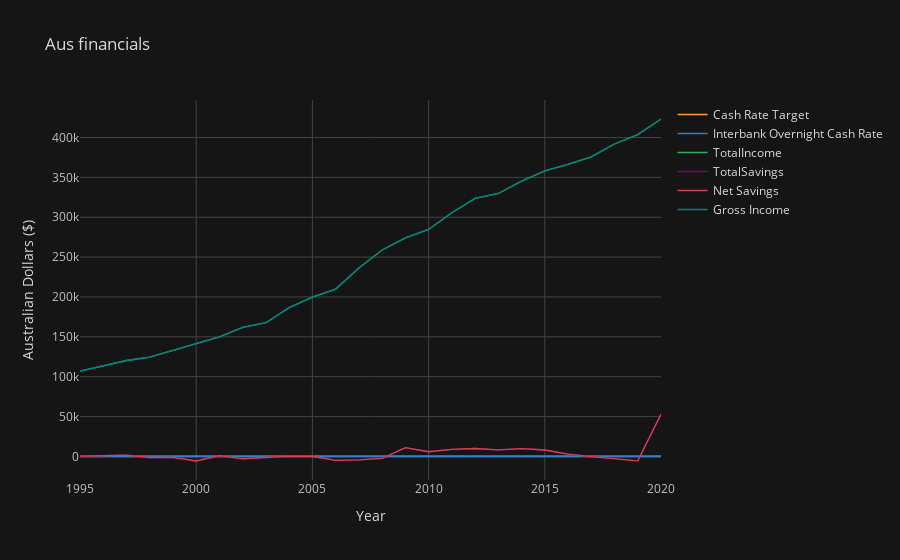
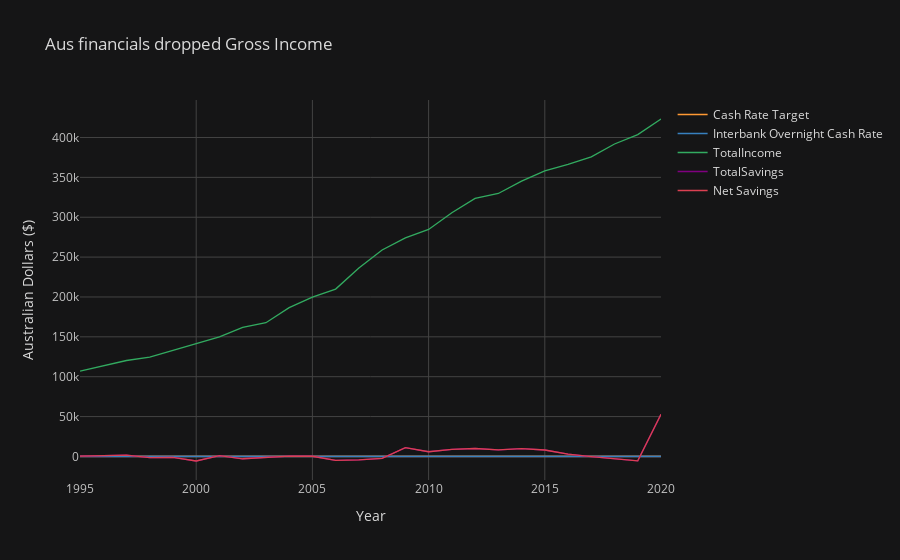

The cell these charts' notebook holds for them, in order:
### Code cell
aus_demographics_fig1 = aus_financials_renamed_df.iplot(kind='line',
                                                        title="Aus financials",
                                                        xTitle="Year",
                                                        yTitle='Australian Dollars ($)')        
             
aus_demographics_fig2 = aus_financials_renamed_d2.iplot(kind='line',
                                                        title="Aus financials dropped Gross Income",
                                                        xTitle="Year",
                                                        yTitle='Australian Dollars ($)')    

#Create the plot matrix:
fig = subplots.make_subplots(rows=2, cols=1)

#Add traces, use  'add_traces', or 'append_trace'.
fig.add_traces(aus_demographics_fig1)
fig.add_traces(aus_demographics_fig2)

fig['layout'].update(height=600,
                     width=600)

### Figure 1 — Plotly figure (JSON) as saved in the notebook; plotly's stock layout.template omitted (floating-point values rounded to 4 significant figures)
{"data": [{"line": {"color": "rgba(255, 153, 51, 1.0)", "dash": "solid", "shape": "linear", "width": 1.3}, "mode": "lines", "name": "Cash Rate Target", "text": "", "type": "scatter", "x": [1995, 1996, 1997, 1998, 1999, 2000, 2001, 2002, 2003, 2004, 2005, 2006, 2007, 2008, 2009, 2010, 2011, 2012, 2013, 2014, 2015, 2016, 2017, 2018, 2019, 2020], "y": [7.5, 7.5, 5.5, 5, 4.75, 6, 5, 4.72, 4.75, 5.25, 5.5, 5.75, 6.25, 7.25, 3, 4.5, 4.75, 3.54, 2.75, 2.5, 2, 1.75, 1.5, 1.5, 1.28, 0.25]}, {"line": {"color": "rgba(55, 128, 191, 1.0)", "dash": "solid", "shape": "linear", "width": 1.3}, "mode": "lines", "name": "Interbank Overnight Cash Rate", "text": "", "type": "scatter", "x": [1995, 1996, 1997, 1998, 1999, 2000, 2001, 2002, 2003, 2004, 2005, 2006, 2007, 2008, 2009, 2010, 2011, 2012, 2013, 2014, 2015, 2016, 2017, 2018, 2019, 2020], "y": [7.51, 7.51, 5.57, 5.07, 4.76, 6, 5, 4.72, 4.75, 5.25, 5.5, 5.75, 6.25, 7.25, 3, 4.5, 4.75, 3.54, 2.75, 2.5, 2, 1.75, 1.5, 1.5, 1.28, 0.14]}, {"line": {"color": "rgba(50, 171, 96, 1.0)", "dash": "solid", "shape": "linear", "width": 1.3}, "mode": "lines", "name": "TotalIncome", "text": "", "type": "scatter", "x": [1995, 1996, 1997, 1998, 1999, 2000, 2001, 2002, 2003, 2004, 2005, 2006, 2007, 2008, 2009, 2010, 2011, 2012, 2013, 2014, 2015, 2016, 2017, 2018, 2019, 2020], "y": [107093, 113630, 120328, 124565, 133049, 142293, 149872, 161805, 167707, 186565, 199764, 209901, 236285, 258882, 274175, 284655, 305615, 323556, 329757, 345353, 358180, 366224, 375693, 391879, 403575, 423192]}, {"line": {"color": "rgba(128, 0, 128, 1.0)", "dash": "solid", "shape": "linear", "width": 1.3}, "mode": "lines", "name": "TotalSavings", "text": "", "type": "scatter", "x": [1995, 1996, 1997, 1998, 1999, 2000, 2001, 2002, 2003, 2004, 2005, 2006, 2007, 2008, 2009, 2010, 2011, 2012, 2013, 2014, 2015, 2016, 2017, 2018, 2019, 2020], "y": [313, 853, 1617, -1596, -1208, -5708, 1041, -2906, -1506, 495, 258, -4984, -4302, -2338, 11132, 5909, 8816, 9941, 8209, 9833, 8099, 2787, -196, -2943, -5466, 52864]}, {"line": {"color": "rgba(219, 64, 82, 1.0)", "dash": "solid", "shape": "linear", "width": 1.3}, "mode": "lines", "name": "Net Savings", "text": "", "type": "scatter", "x": [1995, 1996, 1997, 1998, 1999, 2000, 2001, 2002, 2003, 2004, 2005, 2006, 2007, 2008, 2009, 2010, 2011, 2012, 2013, 2014, 2015, 2016, 2017, 2018, 2019, 2020], "y": [313, 853, 1617, -1596, -1208, -5708, 1041, -2906, -1506, 495, 258, -4984, -4302, -2338, 11132, 5909, 8816, 9941, 8209, 9833, 8099, 2787, -196, -2943, -5466, 52864]}, {"line": {"color": "rgba(0, 128, 128, 1.0)", "dash": "solid", "shape": "linear", "width": 1.3}, "mode": "lines", "name": "Gross Income", "text": "", "type": "scatter", "x": [1995, 1996, 1997, 1998, 1999, 2000, 2001, 2002, 2003, 2004, 2005, 2006, 2007, 2008, 2009, 2010, 2011, 2012, 2013, 2014, 2015, 2016, 2017, 2018, 2019, 2020], "y": [107093, 113630, 120328, 124565, 133049, 142293, 149872, 161805, 167707, 186565, 199764, 209901, 236285, 258882, 274175, 284655, 305615, 323556, 329757, 345353, 358180, 366224, 375693, 391879, 403575, 423192]}], "layout": {"autosize": true, "legend": {"bgcolor": "#151516", "font": {"color": "#D9D9D9"}}, "paper_bgcolor": "#151516", "plot_bgcolor": "#151516", "title": {"font": {"color": "#D9D9D9"}, "text": "Aus financials"}, "xaxis": {"autorange": true, "gridcolor": "#434343", "range": [1995, 2020], "showgrid": true, "tickfont": {"color": "#C2C2C2"}, "title": {"font": {"color": "#D9D9D9"}, "text": "Year"}, "type": "linear", "zerolinecolor": "#666570"}, "yaxis": {"autorange": true, "gridcolor": "#434343", "range": [-29540.0, 447000.0], "showgrid": true, "tickfont": {"color": "#C2C2C2"}, "title": {"font": {"color": "#D9D9D9"}, "text": "Australian Dollars ($)"}, "type": "linear", "zerolinecolor": "#666570"}}}

### Figure 2 — Plotly figure (JSON) as saved in the notebook; plotly's stock layout.template omitted (floating-point values rounded to 4 significant figures)
{"data": [{"line": {"color": "rgba(255, 153, 51, 1.0)", "dash": "solid", "shape": "linear", "width": 1.3}, "mode": "lines", "name": "Cash Rate Target", "text": "", "type": "scatter", "x": [1995, 1996, 1997, 1998, 1999, 2000, 2001, 2002, 2003, 2004, 2005, 2006, 2007, 2008, 2009, 2010, 2011, 2012, 2013, 2014, 2015, 2016, 2017, 2018, 2019, 2020], "y": [7.5, 7.5, 5.5, 5, 4.75, 6, 5, 4.72, 4.75, 5.25, 5.5, 5.75, 6.25, 7.25, 3, 4.5, 4.75, 3.54, 2.75, 2.5, 2, 1.75, 1.5, 1.5, 1.28, 0.25]}, {"line": {"color": "rgba(55, 128, 191, 1.0)", "dash": "solid", "shape": "linear", "width": 1.3}, "mode": "lines", "name": "Interbank Overnight Cash Rate", "text": "", "type": "scatter", "x": [1995, 1996, 1997, 1998, 1999, 2000, 2001, 2002, 2003, 2004, 2005, 2006, 2007, 2008, 2009, 2010, 2011, 2012, 2013, 2014, 2015, 2016, 2017, 2018, 2019, 2020], "y": [7.51, 7.51, 5.57, 5.07, 4.76, 6, 5, 4.72, 4.75, 5.25, 5.5, 5.75, 6.25, 7.25, 3, 4.5, 4.75, 3.54, 2.75, 2.5, 2, 1.75, 1.5, 1.5, 1.28, 0.14]}, {"line": {"color": "rgba(50, 171, 96, 1.0)", "dash": "solid", "shape": "linear", "width": 1.3}, "mode": "lines", "name": "TotalIncome", "text": "", "type": "scatter", "x": [1995, 1996, 1997, 1998, 1999, 2000, 2001, 2002, 2003, 2004, 2005, 2006, 2007, 2008, 2009, 2010, 2011, 2012, 2013, 2014, 2015, 2016, 2017, 2018, 2019, 2020], "y": [107093, 113630, 120328, 124565, 133049, 142293, 149872, 161805, 167707, 186565, 199764, 209901, 236285, 258882, 274175, 284655, 305615, 323556, 329757, 345353, 358180, 366224, 375693, 391879, 403575, 423192]}, {"line": {"color": "rgba(128, 0, 128, 1.0)", "dash": "solid", "shape": "linear", "width": 1.3}, "mode": "lines", "name": "TotalSavings", "text": "", "type": "scatter", "x": [1995, 1996, 1997, 1998, 1999, 2000, 2001, 2002, 2003, 2004, 2005, 2006, 2007, 2008, 2009, 2010, 2011, 2012, 2013, 2014, 2015, 2016, 2017, 2018, 2019, 2020], "y": [313, 853, 1617, -1596, -1208, -5708, 1041, -2906, -1506, 495, 258, -4984, -4302, -2338, 11132, 5909, 8816, 9941, 8209, 9833, 8099, 2787, -196, -2943, -5466, 52864]}, {"line": {"color": "rgba(219, 64, 82, 1.0)", "dash": "solid", "shape": "linear", "width": 1.3}, "mode": "lines", "name": "Net Savings", "text": "", "type": "scatter", "x": [1995, 1996, 1997, 1998, 1999, 2000, 2001, 2002, 2003, 2004, 2005, 2006, 2007, 2008, 2009, 2010, 2011, 2012, 2013, 2014, 2015, 2016, 2017, 2018, 2019, 2020], "y": [313, 853, 1617, -1596, -1208, -5708, 1041, -2906, -1506, 495, 258, -4984, -4302, -2338, 11132, 5909, 8816, 9941, 8209, 9833, 8099, 2787, -196, -2943, -5466, 52864]}], "layout": {"autosize": true, "legend": {"bgcolor": "#151516", "font": {"color": "#D9D9D9"}}, "paper_bgcolor": "#151516", "plot_bgcolor": "#151516", "title": {"font": {"color": "#D9D9D9"}, "text": "Aus financials dropped Gross Income"}, "xaxis": {"autorange": true, "gridcolor": "#434343", "range": [1995, 2020], "showgrid": true, "tickfont": {"color": "#C2C2C2"}, "title": {"font": {"color": "#D9D9D9"}, "text": "Year"}, "type": "linear", "zerolinecolor": "#666570"}, "yaxis": {"autorange": true, "gridcolor": "#434343", "range": [-29540.0, 447000.0], "showgrid": true, "tickfont": {"color": "#C2C2C2"}, "title": {"font": {"color": "#D9D9D9"}, "text": "Australian Dollars ($)"}, "type": "linear", "zerolinecolor": "#666570"}}}
